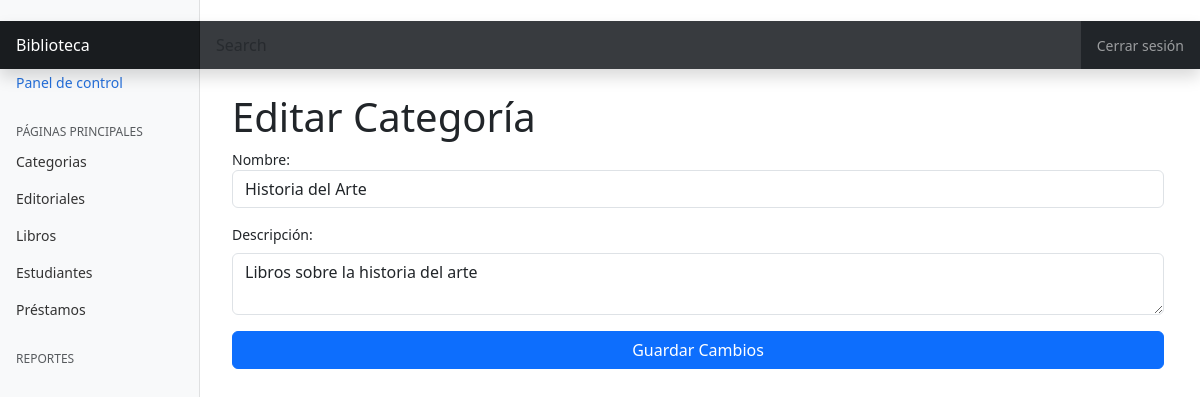
The page /editarcategoria.php?id=6 on the database its author committed.
### tables this page shows
CREATE TABLE categoria (
	id INT AUTO_INCREMENT PRIMARY KEY,
    nombre VARCHAR(100) NOT NULL,
    descripcion VARCHAR(255)
);

### editarcategoria.php (the view, shortened to what this page needs)
<?php
include 'conexion.php';
if (isset($_GET['id']))
{
    $idCategoria = $_GET['id'];
    try {
        $sql = "SELECT * FROM categoria WHERE id = :id";
        $stmt = $pdo->prepare($sql);
        $stmt->bindParam(':id', $idCategoria, PDO::PARAM_STR);
        $stmt->execute();
        $categoria = $stmt->fetch(PDO::FETCH_ASSOC);
    } catch ( PDOException $e ) {
        echo "Error al obtener los datos de la categoría: " . $e->getMessage();
    }
}
?>
<!DOCTYPE html>
<html lang="en">
<head>
    <link href="https://cdn.jsdelivr.net/npm/bootstrap@5.3.1/dist/css/bootstrap.min.css" rel="stylesheet">
    <link href="assets/css/dashboard.css" rel="stylesheet">
</head>
<body>
 <?php require('./partials/header.php') ?>
    <div class="container-fluid">
        <div class="row my-4 mx-auto">
        <?php require('./partials/menu.php') ?>
            <main class="col-md-9 ms-sm-auto col-lg-10 px-md-4">
                <h1>Editar Categoría</h1>
                <form method="POST" action="">
                    <div class="mb-3">
                        <label for="nombre">Nombre:</label>
                        <input class="form-control" type="text" id="nombre" name="nombre" value="<?php echo $categoria['nombre']; ?>" required>
                    </div>
                    <div class="mb-3">
                        <label for="descripcion" class="form-label">Descripción:</label>
                        <textarea class="form-control" id="descripcion" name="descripcion" required><?php echo $categoria['descripcion']; ?></textarea>
                    </div>
                    <div class="d-grid gap-2">
                        <input type="submit" class="btn btn-primary" value="Guardar Cambios">
                    </div>
                </form>
            </main>
        </div>
    </div>
</body>
</html>

### assets/css/dashboard.css (style rules this page uses)
body { font-size: .875rem; }

### rows shown on the page
categoria: nombre "Historia del Arte", descripcion "Libros sobre la historia del arte"
